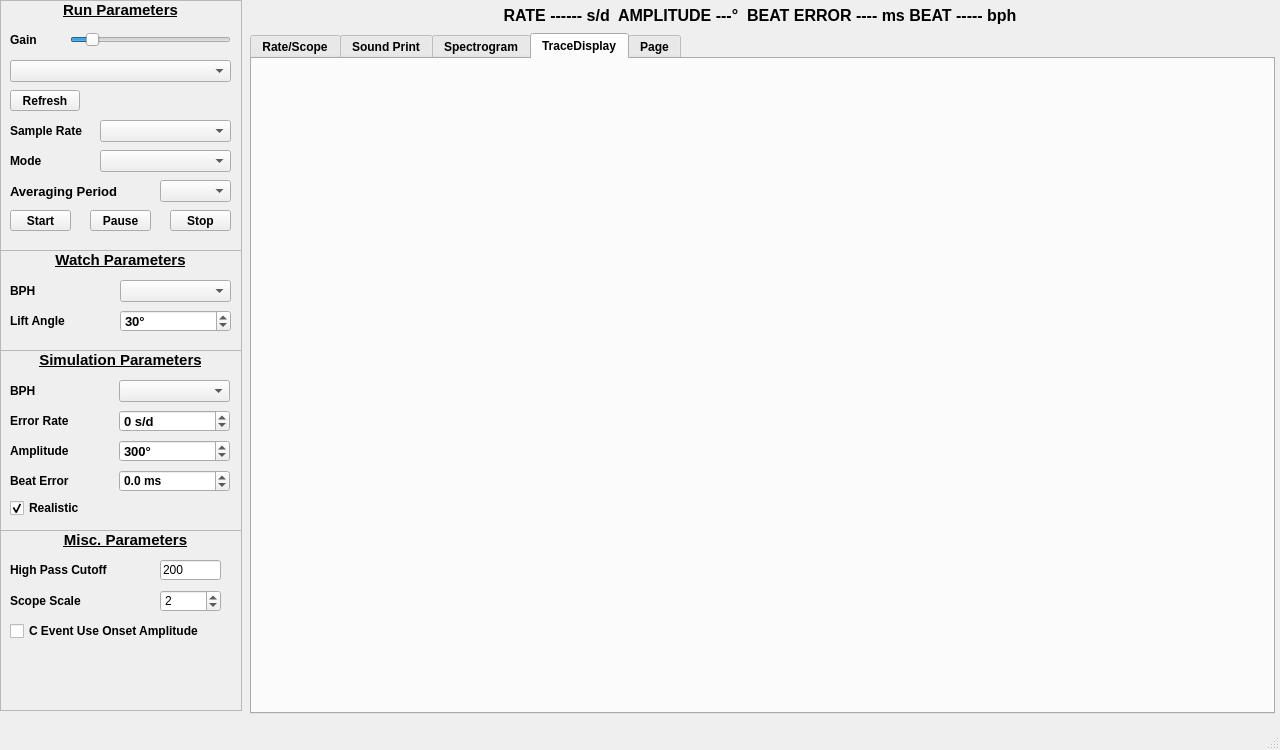
<?xml version="1.0" encoding="UTF-8"?>
<ui version="4.0">
 <class>MainWindow</class>
 <widget class="QMainWindow" name="MainWindow">
  <property name="geometry">
   <rect>
    <x>0</x>
    <y>0</y>
    <width>1280</width>
    <height>750</height>
   </rect>
  </property>
  <property name="maximumSize">
   <size>
    <width>1280</width>
    <height>750</height>
   </size>
  </property>
  <property name="windowTitle">
   <string>MainWindow</string>
  </property>
  <widget class="QWidget" name="CentralWidget">
   <widget class="QFrame" name="RunFrame">
    <property name="geometry">
     <rect>
      <x>0</x>
      <y>0</y>
      <width>242</width>
      <height>251</height>
     </rect>
    </property>
    <property name="frameShape">
     <enum>QFrame::Shape::StyledPanel</enum>
    </property>
    <property name="frameShadow">
     <enum>QFrame::Shadow::Raised</enum>
    </property>
    <widget class="QComboBox" name="InputDeviceComboBox">
     <property name="geometry">
      <rect>
       <x>10</x>
       <y>60</y>
       <width>221</width>
       <height>22</height>
      </rect>
     </property>
     <property name="font">
      <font>
       <bold>true</bold>
      </font>
     </property>
    </widget>
    <widget class="QPushButton" name="RefreshPushButton">
     <property name="geometry">
      <rect>
       <x>10</x>
       <y>90</y>
       <width>70</width>
       <height>21</height>
      </rect>
     </property>
     <property name="font">
      <font>
       <bold>true</bold>
      </font>
     </property>
     <property name="text">
      <string>Refresh</string>
     </property>
    </widget>
    <widget class="QPushButton" name="StartPushButton">
     <property name="geometry">
      <rect>
       <x>10</x>
       <y>210</y>
       <width>61</width>
       <height>21</height>
      </rect>
     </property>
     <property name="font">
      <font>
       <bold>true</bold>
      </font>
     </property>
     <property name="text">
      <string>Start</string>
     </property>
    </widget>
    <widget class="QPushButton" name="StopPushButton">
     <property name="enabled">
      <bool>true</bool>
     </property>
     <property name="geometry">
      <rect>
       <x>170</x>
       <y>210</y>
       <width>61</width>
       <height>21</height>
      </rect>
     </property>
     <property name="font">
      <font>
       <bold>true</bold>
      </font>
     </property>
     <property name="text">
      <string>Stop</string>
     </property>
    </widget>
    <widget class="QComboBox" name="SampleRatesComboBox">
     <property name="geometry">
      <rect>
       <x>100</x>
       <y>120</y>
       <width>131</width>
       <height>22</height>
      </rect>
     </property>
     <property name="font">
      <font>
       <bold>true</bold>
      </font>
     </property>
     <property name="currentIndex">
      <number>-1</number>
     </property>
    </widget>
    <widget class="QComboBox" name="AveragingPeriodComboBox">
     <property name="geometry">
      <rect>
       <x>160</x>
       <y>180</y>
       <width>71</width>
       <height>22</height>
      </rect>
     </property>
     <property name="font">
      <font>
       <pointsize>10</pointsize>
       <bold>true</bold>
      </font>
     </property>
    </widget>
    <widget class="QLabel" name="AveragingPeriodLabel">
     <property name="geometry">
      <rect>
       <x>10</x>
       <y>180</y>
       <width>141</width>
       <height>22</height>
      </rect>
     </property>
     <property name="font">
      <font>
       <pointsize>10</pointsize>
       <bold>true</bold>
      </font>
     </property>
     <property name="text">
      <string>Averaging Period</string>
     </property>
    </widget>
    <widget class="QComboBox" name="ModeComboBox">
     <property name="geometry">
      <rect>
       <x>100</x>
       <y>150</y>
       <width>131</width>
       <height>22</height>
      </rect>
     </property>
     <property name="font">
      <font>
       <bold>true</bold>
      </font>
     </property>
     <property name="placeholderText">
      <string/>
     </property>
    </widget>
    <widget class="QLabel" name="ModeLabel">
     <property name="geometry">
      <rect>
       <x>10</x>
       <y>150</y>
       <width>91</width>
       <height>22</height>
      </rect>
     </property>
     <property name="font">
      <font>
       <bold>true</bold>
      </font>
     </property>
     <property name="text">
      <string>Mode</string>
     </property>
    </widget>
    <widget class="QLabel" name="RunParamLabel">
     <property name="geometry">
      <rect>
       <x>0</x>
       <y>0</y>
       <width>241</width>
       <height>20</height>
      </rect>
     </property>
     <property name="font">
      <font>
       <pointsize>11</pointsize>
       <bold>true</bold>
       <underline>true</underline>
      </font>
     </property>
     <property name="text">
      <string>Run Parameters</string>
     </property>
     <property name="alignment">
      <set>Qt::AlignmentFlag::AlignCenter</set>
     </property>
    </widget>
    <widget class="QSlider" name="MicrophoneHorizontalSlider">
     <property name="geometry">
      <rect>
       <x>70</x>
       <y>30</y>
       <width>161</width>
       <height>20</height>
      </rect>
     </property>
     <property name="maximum">
      <number>1000</number>
     </property>
     <property name="value">
      <number>100</number>
     </property>
     <property name="orientation">
      <enum>Qt::Orientation::Horizontal</enum>
     </property>
    </widget>
    <widget class="QLabel" name="GainLabel">
     <property name="geometry">
      <rect>
       <x>10</x>
       <y>30</y>
       <width>41</width>
       <height>20</height>
      </rect>
     </property>
     <property name="font">
      <font>
       <bold>true</bold>
      </font>
     </property>
     <property name="text">
      <string>Gain</string>
     </property>
    </widget>
    <widget class="QLabel" name="SampleRateLabel">
     <property name="geometry">
      <rect>
       <x>10</x>
       <y>120</y>
       <width>91</width>
       <height>22</height>
      </rect>
     </property>
     <property name="font">
      <font>
       <bold>true</bold>
      </font>
     </property>
     <property name="text">
      <string>Sample Rate</string>
     </property>
    </widget>
    <widget class="QPushButton" name="PausePushButton">
     <property name="geometry">
      <rect>
       <x>90</x>
       <y>210</y>
       <width>61</width>
       <height>21</height>
      </rect>
     </property>
     <property name="font">
      <font>
       <bold>true</bold>
      </font>
     </property>
     <property name="text">
      <string>Pause</string>
     </property>
    </widget>
   </widget>
   <widget class="QFrame" name="MiscFrame">
    <property name="geometry">
     <rect>
      <x>0</x>
      <y>530</y>
      <width>242</width>
      <height>181</height>
     </rect>
    </property>
    <property name="frameShape">
     <enum>QFrame::Shape::StyledPanel</enum>
    </property>
    <property name="frameShadow">
     <enum>QFrame::Shadow::Raised</enum>
    </property>
    <widget class="QLineEdit" name="HighLineEdit">
     <property name="geometry">
      <rect>
       <x>160</x>
       <y>30</y>
       <width>61</width>
       <height>20</height>
      </rect>
     </property>
     <property name="inputMask">
      <string>99999</string>
     </property>
     <property name="text">
      <string>200</string>
     </property>
    </widget>
    <widget class="QLabel" name="HighPassLabel">
     <property name="geometry">
      <rect>
       <x>10</x>
       <y>30</y>
       <width>121</width>
       <height>20</height>
      </rect>
     </property>
     <property name="font">
      <font>
       <bold>true</bold>
      </font>
     </property>
     <property name="text">
      <string>High Pass Cutoff</string>
     </property>
    </widget>
    <widget class="QCheckBox" name="UseConsetCheckBox">
     <property name="geometry">
      <rect>
       <x>10</x>
       <y>90</y>
       <width>231</width>
       <height>22</height>
      </rect>
     </property>
     <property name="font">
      <font>
       <bold>true</bold>
      </font>
     </property>
     <property name="text">
      <string>C Event Use Onset Amplitude</string>
     </property>
    </widget>
    <widget class="QSpinBox" name="ScopeScaleSpinBox">
     <property name="geometry">
      <rect>
       <x>160</x>
       <y>60</y>
       <width>61</width>
       <height>22</height>
      </rect>
     </property>
     <property name="minimum">
      <number>1</number>
     </property>
     <property name="maximum">
      <number>8</number>
     </property>
     <property name="value">
      <number>2</number>
     </property>
    </widget>
    <widget class="QLabel" name="ScopeScaleLabel">
     <property name="geometry">
      <rect>
       <x>10</x>
       <y>60</y>
       <width>101</width>
       <height>22</height>
      </rect>
     </property>
     <property name="font">
      <font>
       <bold>true</bold>
      </font>
     </property>
     <property name="text">
      <string>Scope Scale</string>
     </property>
    </widget>
    <widget class="QLabel" name="MiscLabel">
     <property name="geometry">
      <rect>
       <x>0</x>
       <y>0</y>
       <width>251</width>
       <height>20</height>
      </rect>
     </property>
     <property name="font">
      <font>
       <pointsize>11</pointsize>
       <bold>true</bold>
       <underline>true</underline>
      </font>
     </property>
     <property name="text">
      <string>Misc. Parameters</string>
     </property>
     <property name="alignment">
      <set>Qt::AlignmentFlag::AlignCenter</set>
     </property>
    </widget>
   </widget>
   <widget class="QLabel" name="Results">
    <property name="geometry">
     <rect>
      <x>250</x>
      <y>0</y>
      <width>1020</width>
      <height>30</height>
     </rect>
    </property>
    <property name="font">
     <font>
      <pointsize>12</pointsize>
      <bold>true</bold>
     </font>
    </property>
    <property name="text">
     <string>RATE ------ s/d  AMPLITUDE ---°  BEAT ERROR ---- ms BEAT ----- bph</string>
    </property>
    <property name="alignment">
     <set>Qt::AlignmentFlag::AlignCenter</set>
    </property>
   </widget>
   <widget class="QFrame" name="SimFrame">
    <property name="geometry">
     <rect>
      <x>0</x>
      <y>350</y>
      <width>242</width>
      <height>181</height>
     </rect>
    </property>
    <property name="frameShape">
     <enum>QFrame::Shape::StyledPanel</enum>
    </property>
    <property name="frameShadow">
     <enum>QFrame::Shadow::Raised</enum>
    </property>
    <widget class="QComboBox" name="SimBPHComboBox">
     <property name="geometry">
      <rect>
       <x>119</x>
       <y>30</y>
       <width>111</width>
       <height>22</height>
      </rect>
     </property>
     <property name="font">
      <font>
       <bold>true</bold>
      </font>
     </property>
    </widget>
    <widget class="QLabel" name="SimBphLabel">
     <property name="geometry">
      <rect>
       <x>10</x>
       <y>30</y>
       <width>71</width>
       <height>22</height>
      </rect>
     </property>
     <property name="font">
      <font>
       <bold>true</bold>
      </font>
     </property>
     <property name="text">
      <string>BPH</string>
     </property>
    </widget>
    <widget class="QLabel" name="SimAmpLabel">
     <property name="geometry">
      <rect>
       <x>10</x>
       <y>90</y>
       <width>91</width>
       <height>22</height>
      </rect>
     </property>
     <property name="font">
      <font>
       <bold>true</bold>
      </font>
     </property>
     <property name="text">
      <string>Amplitude</string>
     </property>
    </widget>
    <widget class="QSpinBox" name="SimAmplitudeSpinBox">
     <property name="geometry">
      <rect>
       <x>119</x>
       <y>90</y>
       <width>111</width>
       <height>22</height>
      </rect>
     </property>
     <property name="font">
      <font>
       <pointsize>10</pointsize>
       <bold>true</bold>
      </font>
     </property>
     <property name="wrapping">
      <bool>true</bool>
     </property>
     <property name="readOnly">
      <bool>false</bool>
     </property>
     <property name="keyboardTracking">
      <bool>true</bool>
     </property>
     <property name="suffix">
      <string>°</string>
     </property>
     <property name="minimum">
      <number>100</number>
     </property>
     <property name="maximum">
      <number>360</number>
     </property>
     <property name="value">
      <number>300</number>
     </property>
     <property name="displayIntegerBase">
      <number>10</number>
     </property>
    </widget>
    <widget class="QLabel" name="SimBeatErrorLabel">
     <property name="geometry">
      <rect>
       <x>10</x>
       <y>120</y>
       <width>91</width>
       <height>22</height>
      </rect>
     </property>
     <property name="font">
      <font>
       <bold>true</bold>
      </font>
     </property>
     <property name="text">
      <string>Beat Error</string>
     </property>
    </widget>
    <widget class="QDoubleSpinBox" name="SimBeatErrorSpinBox">
     <property name="geometry">
      <rect>
       <x>119</x>
       <y>120</y>
       <width>111</width>
       <height>22</height>
      </rect>
     </property>
     <property name="font">
      <font>
       <bold>true</bold>
      </font>
     </property>
     <property name="suffix">
      <string> ms</string>
     </property>
     <property name="decimals">
      <number>1</number>
     </property>
     <property name="minimum">
      <double>-10.000000000000000</double>
     </property>
     <property name="maximum">
      <double>10.000000000000000</double>
     </property>
     <property name="singleStep">
      <double>0.100000000000000</double>
     </property>
    </widget>
    <widget class="QCheckBox" name="RealisticCheckBox">
     <property name="geometry">
      <rect>
       <x>10</x>
       <y>150</y>
       <width>91</width>
       <height>16</height>
      </rect>
     </property>
     <property name="font">
      <font>
       <bold>true</bold>
      </font>
     </property>
     <property name="text">
      <string>Realistic</string>
     </property>
     <property name="checked">
      <bool>true</bool>
     </property>
    </widget>
    <widget class="QSpinBox" name="SimErrorRateSpinBox">
     <property name="geometry">
      <rect>
       <x>119</x>
       <y>60</y>
       <width>111</width>
       <height>22</height>
      </rect>
     </property>
     <property name="font">
      <font>
       <pointsize>10</pointsize>
       <bold>true</bold>
      </font>
     </property>
     <property name="wrapping">
      <bool>true</bool>
     </property>
     <property name="readOnly">
      <bool>false</bool>
     </property>
     <property name="keyboardTracking">
      <bool>true</bool>
     </property>
     <property name="suffix">
      <string> s/d</string>
     </property>
     <property name="minimum">
      <number>-999</number>
     </property>
     <property name="maximum">
      <number>999</number>
     </property>
     <property name="value">
      <number>0</number>
     </property>
     <property name="displayIntegerBase">
      <number>10</number>
     </property>
    </widget>
    <widget class="QLabel" name="SimErrorRateLabel">
     <property name="geometry">
      <rect>
       <x>10</x>
       <y>60</y>
       <width>71</width>
       <height>22</height>
      </rect>
     </property>
     <property name="font">
      <font>
       <bold>true</bold>
      </font>
     </property>
     <property name="text">
      <string>Error Rate</string>
     </property>
    </widget>
    <widget class="QLabel" name="SimParamLabel">
     <property name="geometry">
      <rect>
       <x>0</x>
       <y>0</y>
       <width>241</width>
       <height>20</height>
      </rect>
     </property>
     <property name="font">
      <font>
       <pointsize>11</pointsize>
       <bold>true</bold>
       <underline>true</underline>
      </font>
     </property>
     <property name="text">
      <string>Simulation Parameters</string>
     </property>
     <property name="alignment">
      <set>Qt::AlignmentFlag::AlignCenter</set>
     </property>
    </widget>
   </widget>
   <widget class="QTabWidget" name="GraphicsTabWidget">
    <property name="geometry">
     <rect>
      <x>250</x>
      <y>33</y>
      <width>1025</width>
      <height>681</height>
     </rect>
    </property>
    <property name="font">
     <font>
      <bold>true</bold>
     </font>
    </property>
    <property name="whatsThis">
     <string>&lt;html&gt;&lt;head/&gt;&lt;body&gt;&lt;p&gt;&lt;br/&gt;&lt;/p&gt;&lt;/body&gt;&lt;/html&gt;</string>
    </property>
    <property name="currentIndex">
     <number>3</number>
    </property>
    <widget class="QWidget" name="RateTab">
     <property name="font">
      <font>
       <bold>false</bold>
      </font>
     </property>
     <attribute name="title">
      <string>Rate/Scope</string>
     </attribute>
     <widget class="QCustomPlot" name="RatePlot" native="true">
      <property name="geometry">
       <rect>
        <x>0</x>
        <y>0</y>
        <width>1019</width>
        <height>327</height>
       </rect>
      </property>
     </widget>
     <widget class="QCustomPlot" name="ScopePlot" native="true">
      <property name="geometry">
       <rect>
        <x>0</x>
        <y>327</y>
        <width>1019</width>
        <height>327</height>
       </rect>
      </property>
     </widget>
    </widget>
    <widget class="QWidget" name="SoundTab">
     <property name="font">
      <font>
       <bold>false</bold>
      </font>
     </property>
     <attribute name="title">
      <string>Sound Print</string>
     </attribute>
     <widget class="SoundImageWidget" name="SoundImage" native="true">
      <property name="enabled">
       <bool>true</bool>
      </property>
      <property name="geometry">
       <rect>
        <x>0</x>
        <y>0</y>
        <width>1019</width>
        <height>654</height>
       </rect>
      </property>
     </widget>
    </widget>
    <widget class="QWidget" name="SpectrogramTab">
     <attribute name="title">
      <string>Spectrogram</string>
     </attribute>
     <widget class="QCustomPlot" name="SpectrogramPlot" native="true">
      <property name="geometry">
       <rect>
        <x>0</x>
        <y>0</y>
        <width>1019</width>
        <height>327</height>
       </rect>
      </property>
     </widget>
    </widget>
    <widget class="QWidget" name="TraceDisplayTab">
     <attribute name="title">
      <string>TraceDisplay</string>
     </attribute>
     <widget class="QCustomPlot" name="RateDeviationPlot" native="true">
      <property name="geometry">
       <rect>
        <x>0</x>
        <y>3</y>
        <width>1019</width>
        <height>327</height>
       </rect>
      </property>
     </widget>
     <widget class="QCustomPlot" name="AmplitudePlot" native="true">
      <property name="geometry">
       <rect>
        <x>0</x>
        <y>330</y>
        <width>1019</width>
        <height>327</height>
       </rect>
      </property>
     </widget>
    </widget>
    <widget class="QWidget" name="TBD2">
     <attribute name="title">
      <string>Page</string>
     </attribute>
    </widget>
   </widget>
   <widget class="QFrame" name="WatchFrame">
    <property name="geometry">
     <rect>
      <x>0</x>
      <y>250</y>
      <width>242</width>
      <height>101</height>
     </rect>
    </property>
    <property name="frameShape">
     <enum>QFrame::Shape::StyledPanel</enum>
    </property>
    <property name="frameShadow">
     <enum>QFrame::Shadow::Raised</enum>
    </property>
    <widget class="QLabel" name="LiftAngleLabel">
     <property name="geometry">
      <rect>
       <x>10</x>
       <y>60</y>
       <width>71</width>
       <height>22</height>
      </rect>
     </property>
     <property name="font">
      <font>
       <pointsize>9</pointsize>
       <bold>true</bold>
      </font>
     </property>
     <property name="text">
      <string>Lift Angle</string>
     </property>
    </widget>
    <widget class="QSpinBox" name="LiftAngleSpinBox">
     <property name="geometry">
      <rect>
       <x>120</x>
       <y>60</y>
       <width>111</width>
       <height>22</height>
      </rect>
     </property>
     <property name="font">
      <font>
       <pointsize>10</pointsize>
       <bold>true</bold>
      </font>
     </property>
     <property name="wrapping">
      <bool>true</bool>
     </property>
     <property name="readOnly">
      <bool>false</bool>
     </property>
     <property name="keyboardTracking">
      <bool>true</bool>
     </property>
     <property name="suffix">
      <string>°</string>
     </property>
     <property name="minimum">
      <number>30</number>
     </property>
     <property name="maximum">
      <number>70</number>
     </property>
     <property name="value">
      <number>30</number>
     </property>
     <property name="displayIntegerBase">
      <number>10</number>
     </property>
    </widget>
    <widget class="QComboBox" name="BPHComboBox">
     <property name="geometry">
      <rect>
       <x>120</x>
       <y>30</y>
       <width>111</width>
       <height>22</height>
      </rect>
     </property>
     <property name="font">
      <font>
       <bold>true</bold>
      </font>
     </property>
    </widget>
    <widget class="QLabel" name="WatchBphLabel">
     <property name="geometry">
      <rect>
       <x>10</x>
       <y>30</y>
       <width>41</width>
       <height>22</height>
      </rect>
     </property>
     <property name="font">
      <font>
       <bold>true</bold>
      </font>
     </property>
     <property name="text">
      <string>BPH</string>
     </property>
    </widget>
    <widget class="QLabel" name="WatchParamLabel">
     <property name="geometry">
      <rect>
       <x>0</x>
       <y>0</y>
       <width>241</width>
       <height>20</height>
      </rect>
     </property>
     <property name="font">
      <font>
       <pointsize>11</pointsize>
       <bold>true</bold>
       <underline>true</underline>
      </font>
     </property>
     <property name="text">
      <string>Watch Parameters</string>
     </property>
     <property name="alignment">
      <set>Qt::AlignmentFlag::AlignCenter</set>
     </property>
    </widget>
   </widget>
  </widget>
  <widget class="QMenuBar" name="menubar">
   <property name="geometry">
    <rect>
     <x>0</x>
     <y>0</y>
     <width>1280</width>
     <height>18</height>
    </rect>
   </property>
  </widget>
  <widget class="QStatusBar" name="statusbar"/>
 </widget>
 <customwidgets>
  <customwidget>
   <class>QCustomPlot</class>
   <extends>QWidget</extends>
   <header>qcustomplot.h</header>
   <container>1</container>
  </customwidget>
  <customwidget>
   <class>SoundImageWidget</class>
   <extends>QWidget</extends>
   <header>SoundImageWidget.h</header>
   <container>1</container>
  </customwidget>
 </customwidgets>
 <resources/>
 <connections/>
</ui>
